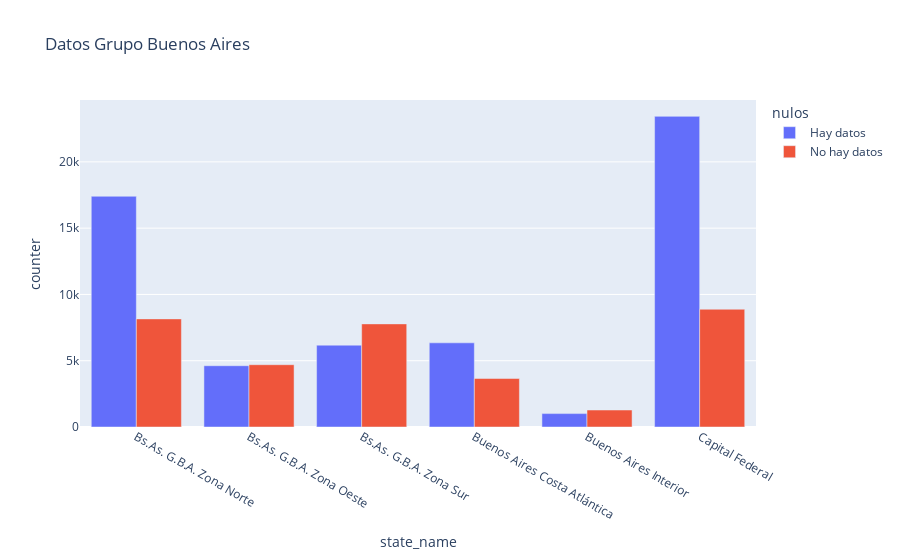

This figure's notebook cell:
### Code cell
fig = px.bar(baires_group1, x="state_name", y="counter",
             color='nulos', barmode='group',
             height=400, title = "Datos Grupo Buenos Aires")
fig.show()

### Figure 1 — Plotly figure (JSON) as saved in the notebook; plotly's stock layout.template omitted (floating-point values rounded to 4 significant figures)
{"data": [{"alignmentgroup": "True", "hovertemplate": "nulos=Hay datos<br>state_name=%{x}<br>counter=%{y}<extra></extra>", "legendgroup": "Hay datos", "marker": {"color": "#636efa"}, "name": "Hay datos", "offsetgroup": "Hay datos", "orientation": "v", "showlegend": true, "textposition": "auto", "type": "bar", "x": ["Bs.As. G.B.A. Zona Norte", "Bs.As. G.B.A. Zona Oeste", "Bs.As. G.B.A. Zona Sur", "Buenos Aires Costa Atlántica", "Buenos Aires Interior", "Capital Federal"], "xaxis": "x", "y": [17405, 4623, 6173, 6350, 1011, 23434], "yaxis": "y"}, {"alignmentgroup": "True", "hovertemplate": "nulos=No hay datos<br>state_name=%{x}<br>counter=%{y}<extra></extra>", "legendgroup": "No hay datos", "marker": {"color": "#EF553B"}, "name": "No hay datos", "offsetgroup": "No hay datos", "orientation": "v", "showlegend": true, "textposition": "auto", "type": "bar", "x": ["Bs.As. G.B.A. Zona Norte", "Bs.As. G.B.A. Zona Oeste", "Bs.As. G.B.A. Zona Sur", "Buenos Aires Costa Atlántica", "Buenos Aires Interior", "Capital Federal"], "xaxis": "x", "y": [8155, 4699, 7779, 3656, 1280, 8882], "yaxis": "y"}], "layout": {"autosize": true, "barmode": "group", "legend": {"title": {"text": "nulos"}, "tracegroupgap": 0}, "title": {"text": "Datos Grupo Buenos Aires"}, "xaxis": {"anchor": "y", "autorange": true, "domain": [0, 1], "range": [-0.5, 5.5], "title": {"text": "state_name"}, "type": "category"}, "yaxis": {"anchor": "x", "autorange": true, "domain": [0, 1], "range": [0, 24670.0], "title": {"text": "counter"}, "type": "linear"}}}
